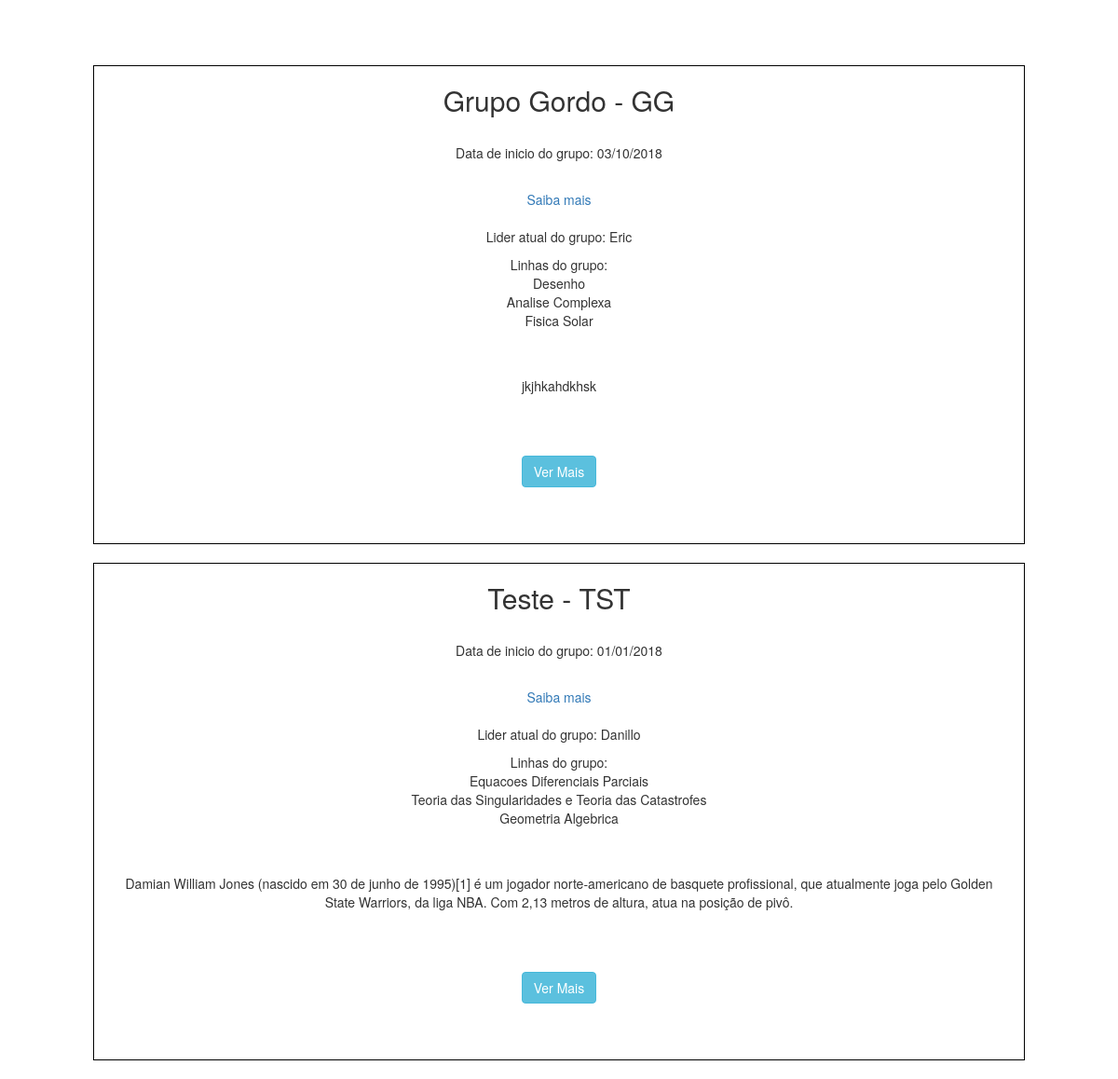
The page /Codigos/PHP/inicial.php on the database as committed earlier.
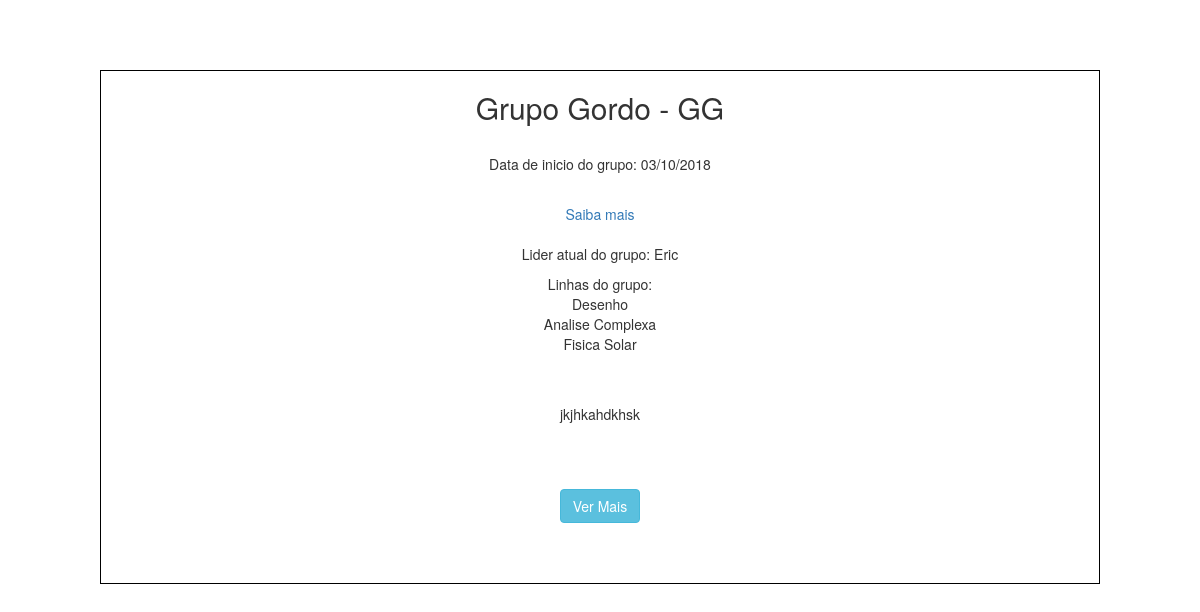
The same page on the database as committed later.
### tables this page shows
CREATE TABLE IF NOT EXISTS `grupo_pesquisa` (
  `id` int(11) NOT NULL AUTO_INCREMENT,
  `nome` varchar(120) NOT NULL,
  `sigla` varchar(8) NOT NULL,
  `lattes` varchar(120) DEFAULT NULL,
  `email` varchar(120) DEFAULT NULL,
  `descricao` text,
  `data_inicio` date NOT NULL,
  `ativacao` tinyint(1) DEFAULT NULL,
  `id_lider` int(11) NOT NULL,
  PRIMARY KEY (`id`),
  KEY `id_lider` (`id_lider`)
);

CREATE TABLE IF NOT EXISTS `usuarios` (
  `id` int(11) NOT NULL AUTO_INCREMENT,
  `prontuario` varchar(9) NOT NULL,
  `nome` varchar(120) DEFAULT NULL,
  `senha` varchar(64) NOT NULL,
  `email` varchar(120) NOT NULL,
  `lattes` varchar(120) DEFAULT NULL,
  `alteracao` date DEFAULT NULL,
  `adm` tinyint(1) NOT NULL,
  `chave` varchar(64) NOT NULL,
  PRIMARY KEY (`id`)
);

### Codigos/PHP/inicial.php (the view, shortened to what this page needs)
<!DOCTYPE html>
<html>
<head>
	<?php include("conexao.php");
        $consulta = "SELECT gp.id, gp.nome,sigla,id_lider,data_inicio,descricao,gp.lattes as link_grupo,u.nome as lider FROM grupo_pesquisa as gp,usuarios as u WHERE ativacao = 1 and id_lider = u.id";
        $con = $mysqli->query($consulta) or die ($mysqli->error);
  ?>
	  <link rel="stylesheet" href="https://maxcdn.bootstrapcdn.com/bootstrap/3.3.7/css/bootstrap.min.css">
	  <link href="//netdna.bootstrapcdn.com/twitter-bootstrap/2.3.2/css/bootstrap-combined.min.css" rel="stylesheet" id="bootstrap-css">
	  <link rel="stylesheet" type="text/css" href="../CSS/test.css">
</head>
<body onload="barra()">
	<div class="container">
    <div class="row">
        <div class="center-box">
             <?php
        while($dados = $con->fetch_array()){?>
                    <div class="borda">
                                <h2><?php echo $dados["nome"]." - ". $dados["sigla"]; ?></h2>
                                <br>
                                <p>Data de inicio do grupo: <?php echo date('d/m/Y', strtotime($dados["data_inicio"])); ?></p>
                                <br>
                                <?php echo "<a href='".$dados["link_grupo"]."'>Saiba mais</a>"; ?>
                                <br><br>
                                <p>Lider atual do grupo: <?php echo $dados["lider"]; ?></p>
                                <?php
                                    $id = $dados["id"];
                                    $querry = "SELECT `nome_especialidade` as linha FROM `especialidade`,grupos_linhas WHERE cod_especialidade = fk_cod_linha and fk_cod_grupo = '$id'";
                                    $code = $mysqli->query($querry) or die ($mysqli->error);
                                    echo "<p>Linhas do grupo: <br>";
                                    while ($linha = $code->fetch_array()) {
                                        echo $linha["linha"]."<br>";
                                    }
                                    echo "</p>";
                                 ?>
                                <br><br>
                                <div class="text">
                                    <p><?php echo $dados["descricao"]; ?></p>
                                </div>
                                <br><br>
                                <div>
                                    <?php
                                        echo "<a href=\"mostra_grupo.php?id=".$dados["id"]."\"><button \" class=\"btn btn-info btn-center\">Ver Mais</button></a>";
                                     ?>
                                </div>
                                <br><br><br>
                            </div>
                            <br>
                        <?php } ?>
        </div>
    </div>
</div>
</body>
</html>

### Codigos/CSS/test.css (style rules this page uses)
.center-box { position:absolute; top:50px; right:0; bottom:0; left:0; z-index:99; margin-left:auto; margin-right: auto; margin-top: 20px; height:1000px; width:1000px; text-align:center; }
.borda { border:1px solid #000; }
.text { margin-left: 25px; margin-right:25px; margin-bottom:25px; }

Rows that differ between the two databases and show on the page:
removed grupo_pesquisa: nome "Teste", sigla "TST", data_inicio "01/01/2018", id_lider.nome "Danillo", linha "Equacoes Diferenciais Parciais", linha "Teoria das Singularidades e Teoria das Catastrofes", linha "Geometria Algebrica", descricao "Damian William Jones (nascido em 30 de junho de 1995)[1] é um jogador norte-americano de basquete profissional, que atualmente joga pelo Golden State Warriors, da liga NBA. Com 2,13 metros de altura, atua na posição de pivô."
